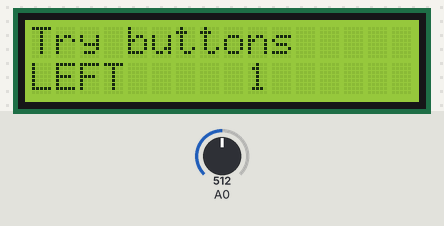
The sketch below on a simulated Arduino Uno, built with avr-gcc and run on an emulated ATmega328P. On the bench: 16×2 character LCD. The inputs (shaded band) are chosen by the test bench; at power-on: A0 = 512.

Above: at 1.2 s.
1.3 s: A0 set to 467
3.5 s: A0 set to 442
At 4.6 s:
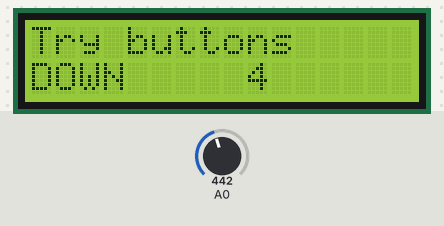
6.5 s: A0 set to 257
8.5 s: A0 set to 239
At 9.6 s:
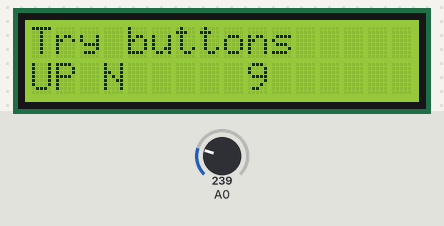
11.5 s: A0 set to 54
13.5 s: A0 set to 45
At 14.6 s:
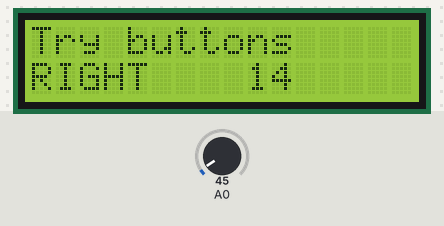
Timing chart, 0 to 16.5 s (numbered marks = the images above; inputs shaded):
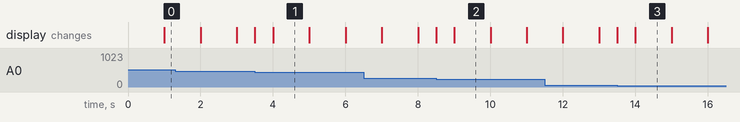

Measured:
- the behaviour switches between 450 and 449 on A0 (found by bisection; images 0 and 1)
- the behaviour switches between 250 and 249 on A0 (found by bisection; images 1 and 2)
- the behaviour switches between 50 and 49 on A0 (found by bisection; images 2 and 3)
- after the input at 3.5 s, the display: first changes at once (image 1 shows a later state)
- after the input at 8.5 s, the display: first changes at once (image 2 shows a later state)
- after the input at 13.5 s, the display: first changes at once (image 3 shows a later state)
- what the display in image 1 shows lasts 1.0 s, from 4.0 s to 5.0 s

The sketch:

LCD_key_1602_switCase.ino
```cpp
/* LCD key 1602 -- get values from 5 keys on 1602 LCD with keypad and do things with them;
      no need for DFR library; need to tune for each board anal values
      Uses: LiquidCrystal lib,
*/

#include <LiquidCrystal.h>   // don't need the DFR lib with this code

LiquidCrystal lcd(8, 9, 4, 5, 6, 7);           // select the pins used on the LCD panel

// define some values used by the panel and buttons
int lcd_key = 5;      // int 0-5 sent to switch function, 5 is NONE
int anal_read  = 0;  // raw AR value on pin A0

#define btnRIGHT  0    // list of ints for switch fx and corresponding buttons
#define btnUP     1  // may redo for more rational use of keys
#define btnDOWN   2
#define btnLEFT   3
#define btnSELECT 4
#define btnNONE   5

int read_LCD_buttons()
{   // function to read the buttons, returns a name that define makes an int
		// this could be done using an enum as well
    anal_read = analogRead(0);       // read the voltage (0-1024) the buttons send A0

    // e.g. buttons when read are centered at these values: 0, 144, 329, 504, 741
    // we add approx 50 to those values and check to see if we are less than that
    // print out AR values for your board if these don't work

    if (anal_read > 1000) return btnNONE;

    // For V1.1 use this threshold
    if (anal_read < 50)   return btnRIGHT;
    if (anal_read < 250)  return btnUP;
    if (anal_read < 450)  return btnDOWN;
    if (anal_read < 650)  return btnLEFT;
    if (anal_read < 850)  return btnSELECT;

   // OR comment the above threshold and use custom values you measure, e.g.:
   /*
     if (anal_read < 50)   return btnRIGHT;
     if (anal_read < 195)  return btnUP;
     if (anal_read < 380)  return btnDOWN;
     if (anal_read < 555)  return btnLEFT;
     if (anal_read < 790)  return btnSELECT;
   */

    return btnNONE;                // when all others fail, return this

}  // end read buttons

void setup()
{
   lcd.begin(16, 2);               // start the library with 16 col, 2 row
   lcd.setCursor(0,0);             // set the LCD cursor position top, left
   lcd.print("Try buttons");  // print a simple message on the LCD
}  // end setup

void loop()
{
   lcd.setCursor(9,1);             // move cursor to second line and 9 spaces over
   lcd.print(millis()/1000);       // display seconds elapsed since power-up

   lcd.setCursor(0,1);             // move to the begining of the second line
   lcd_key = read_LCD_buttons();   // read buttons, put number into switch var

   switch (lcd_key)
   {           // depending on which button was pushed, we perform an action;
               // looks like strings, but they are ints because of defines
       case btnRIGHT:
       {          //  if  "RIGHT"  pressed show this on the screen
            lcd.print("RIGHT ");
            break;
       }
       case btnLEFT:
       {
             lcd.print("LEFT "); //  if  "LEFT" show on the screen
             break;
       }
       case btnUP:
       {
             lcd.print("UP ");  //   button "UP"
             break;
       }
       case btnDOWN:
       {
             lcd.print("DOWN  ");  //  button "DOWN"
             break;
       }
       case btnSELECT:
       {
             lcd.print("SELECT");  //  if button "SELECT"
             break;
       }
       case btnNONE:
       {
             lcd.print("NONE  ");  //  No action will show "None" on the screen
             break;
       }
   }  // end switch
} // end loop
```
